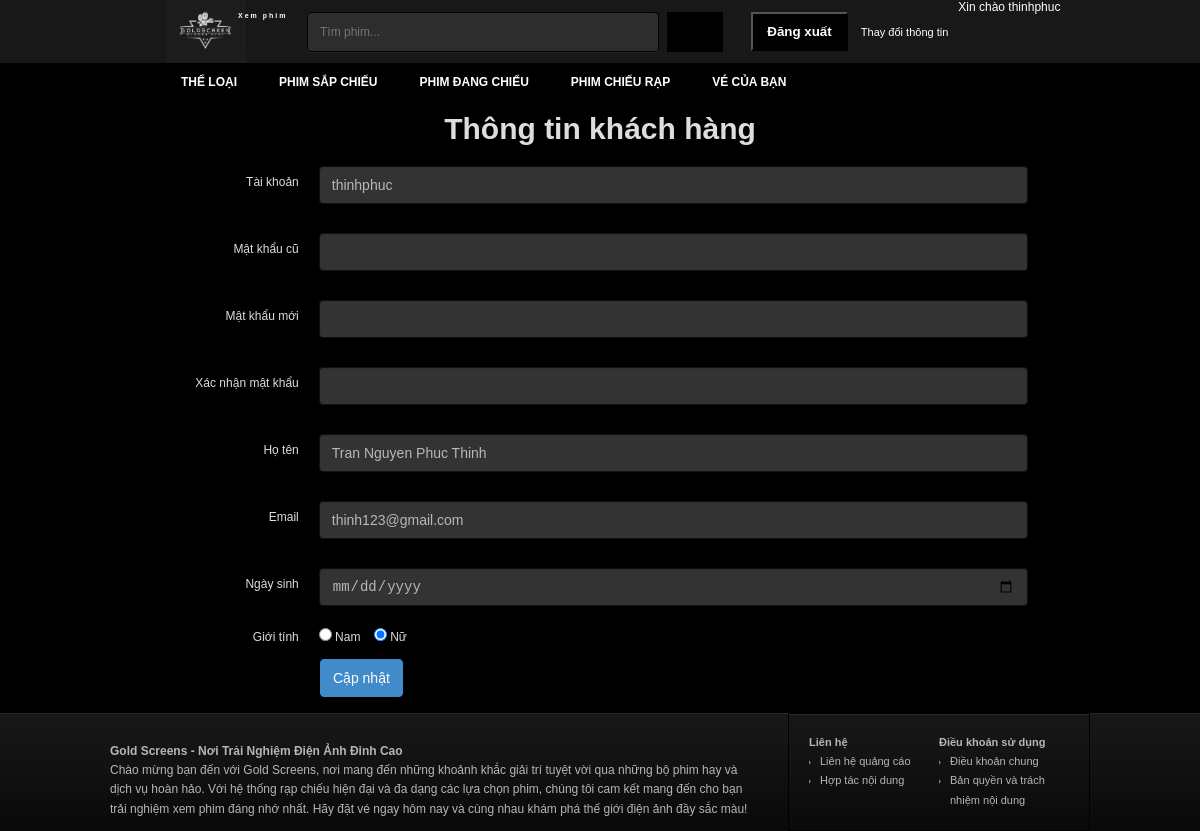
The page /info_account.php (signed in) on the database its author committed.
### tables this page shows
CREATE TABLE `user` (
  `ID` int(5) NOT NULL,
  `username` varchar(30) NOT NULL,
  `fullname` varchar(50) NOT NULL,
  `password` varchar(100) NOT NULL,
  `email` varchar(50) NOT NULL,
  `birthday` date NOT NULL,
  `sex` varchar(10) NOT NULL,
  `usertype` int(2) NOT NULL
);

### info_account.php (the view, shortened to what this page needs)
<?php
  require_once("libs/db.php");
  $username = $_SESSION['username'];
  $query="SELECT * FROM user WHERE username= '$username'";
  $result=$link->query($query);
  $info = $result->fetch_array();
  $received_name  = $info['username'];
  $received_sex = $info['sex'];
  $received_fullname = $info['fullname'];
  $received_email = $info['email'];
?>
<!DOCTYPE html>
<html lang="vi" itemscope="itemscope" itemtype="http://schema.org/WebPage">
<head>
  <link href="css/owl.carousel.css" type="text/css" rel="stylesheet">
  <link href="css/style-info_account.css" type="text/css" rel="stylesheet">
  <link href="css/style.min.css" type="text/css" rel="stylesheet">
</head>
  <body style="position: relative;">
    <div id="wrapper">
      <?php
        include('header.php');
      ?>
      <div id="body-wrap" class="container">
      </div>
      <h3 style="margin-bottom: 20px; font-size:30px;text-align:center; ">Thông tin khách hàng</h3>
      <div class="form-update">
        <form method="post" id="form-update" name="form-update" class="form-horizontal" action="" role="form">
          <div class="form-group">
            <label class="col-lg-3 control-label">Tài khoản</label>
            <div class="col-lg-7">
              <input type="text" class="form-control" name="username" id="update-username" value="<?php echo htmlentities($received_name); ?>" readonly>
            </div>
          </div>
          <div class="form-group">
            <label class="col-lg-3 control-label">Mật khẩu cũ</label>
            <div class="col-lg-7">
              <input type="password" class="form-control" name="password" id="password" value="">
            </div>
          </div>
          <div class="form-group">
            <label class="col-lg-3 control-label">Mật khẩu mới</label>
            <div class="col-lg-7">
              <input type="password" class="form-control" name="password1" id="password1" value="">
            </div>
          </div>
          <div class="form-group">
            <label class="col-lg-3 control-label">Xác nhận mật khẩu</label>
            <div class="col-lg-7">
              <input type="password" class="form-control" name="password2" id="password2" value="">
            </div>
          </div>
            <div class="form-group">
              <label class="col-lg-3 control-label">Họ tên</label>
              <div class="col-lg-7">
                <input type="text" class="form-control" name="fullname" id="update-fullname" value="<?php echo htmlentities($received_fullname); ?>">
              </div>
            </div>
            <div class="form-group">
                <label class="col-lg-3 control-label">Email</label>
                <div class="col-lg-7"><input type="email" class="form-control" name="email" id="update-email" value="<?php echo htmlentities($received_email); ?>">
                </div>
            </div>
            <div class="form-group">
                <label class="col-lg-3 control-label">Ngày sinh</label>
                <div class="col-lg-7">
                  <input type="date" class="form-control" name="birthday" id="birthday"
                  value="<?php echo $birthday; ?>">
                </div>
            </div>
            <div class="form-group">
              <label class="col-lg-3 control-label">Giới tính</label>
              <div class="col-lg-7">
                <label class="checkbox-inline">
                  <input type="radio" name="gender" id="update-gender-male" value="male"
                  <?php echo ($received_sex=='male')?'checked':'' ?>> Nam</label>
                  <label class="checkbox-inline">
                  <input type="radio" name="gender" id="update-gender-female" value="female"
                  <?php echo ($received_sex=='female')?'checked':'' ?>> Nữ
                  </label>
              </div>
            </div>
            <div class="col-offset-3 col-lg-10">
              <button type="submit" class="btn btn-primary" id="button_update" name="button_update">Cập nhật</button>
            </div>
          </form>
      </div>
      <?php
      include('footer.php');
      ?>
  </body>
</html>

### header.php (shortened to what this page needs)
<div id="header">
  <div class="container">
    <h1 id="logo"><a href="?mod=home" title="Xem Phim">Xem phim</a></h1>
    <div id="search">
      <form method="post" action="?mod=search">
        <input type="text" autocomplete="off" name="kw" placeholder="Tìm phim..." class="keyword">
        <button type="submit" class="submit"></button>
      </form>
    </div>
    <div id="sign">
      <?php if (empty($_SESSION["username"])) { ?>
        <div class="login"><a rel="nofollow" id="log">Đăng nhập</a>
          <div class="login-form" id="login-form" style="display: none;">
            <form method="post" action="login.php">
              <div>
                <input type="text" placeholder="Tên đăng nhập" class="input username" name="username">
              </div>
              <div>
                <input type="password" placeholder="Mật khẩu" class="input password" name="password">
              </div>
              <div>
                <label class="remember">
                  <input type="checkbox" checked="checked" class="checkbox" name="remember"> Remember
                </label>
                <button type="submit" class="submit" name="btn_login">Đăng nhập</button>
              </div>
            </form>
          </div>
        </div>
        <div class="links"><a rel="nofollow" href="register.php">Đăng ký thành viên</a></div>
      <?php } else { ?>
        <form method="post" action="">
          <button id="logout" name="log_out">Đăng xuất</button>
          <a rel="nofollow" href="info_account.php">Thay đổi thông tin</a>
    </div>
    <span type="text" style="margin-top:10px">&nbsp&nbsp Xin chào <?php echo $_SESSION["username"] ?>
    <?php } ?>
  </div>
</div>
</div>
<div id="nav">
  <ul class="container menu">
    <li class="home"><a href="index.php" title=""></a></li>
    <?php
    $sql = 'select * from `nav-menu` where id != 2';
    $query = $link->query($sql);
    while ($r = $query->fetch_assoc()) {
    ?>
      <li class=""><a><?php echo $r['name']; ?></a>
      </li>
    <?php
    }
    ?>
    <li class=""><a href="ticket.php" title="">Vé của bạn</a></li>
  </ul>
</div>

### info_account.php (style rules this page uses)
.checkbox-inline { padding: 7px 0px 0px !important; }
.form-control { background-color: #333 !important; border: 1px solid #111 !important; color: #b8b8b8 !important; }
.col-lg-3, .col-lg-7, .col-lg-10 { position: relative; min-height: 1px; padding-left: 10px; padding-right: 10px; }
.form-control { -webkit-box-sizing: border-box; -moz-box-sizing: border-box; box-sizing: border-box; }
@media (min-width: 992px) { .col-lg-3, .col-lg-7, .col-lg-10 { float: left; } }
@media (min-width: 992px) { .col-lg-3 { width: 25%; } }
@media (min-width: 992px) { .col-lg-7 { width: 58.333333333333336%; } }
@media (min-width: 992px) { .col-lg-10 { width: 30%; } }
@media (min-width: 992px) { .col-offset-3 { margin-left: 25%; } }
.form-control { display: block; width: 100%; height: 38px; padding: 8px 12px; font-size: 14px; line-height: 1.428571429; color: #555555; vertical-align: middle; background-color: #ffffff; border: 1px solid #cccccc; border-radius: 4px; -webkit-box-shadow: inset 0 1px 1px rgba(0, 0, 0, 0.075); box-shadow: inset 0 1px 1px rgba(0, 0, 0, 0.075); -webkit-transition: border-color ease-in-out 0.15s, box-shadow ease-in-out 0.15s; transition: border-color ease-in-out 0.15s, box-shadow ease-in-out 0.15s; }
.form-group { margin-bottom: 15px; }
.radio-inline, .checkbox-inline { display: inline-block; padding-left: 20px; margin-bottom: 0; font-weight: normal; vertical-align: middle; cursor: pointer; }
.radio-inline + .radio-inline, .checkbox-inline + .checkbox-inline { margin-top: 0; margin-left: 10px; }
.btn { display: inline-block; padding: 8px 12px; margin-bottom: 0; font-size: 14px; font-weight: 500; line-height: 1.428571429; text-align: center; white-space: nowrap; vertical-align: middle; cursor: pointer; border: 1px solid transparent; border-radius: 4px; margin-left: 10px; }
.btn-primary { color: #ffffff; background-color: #428bca; border-color: #428bca; }
.form-horizontal .control-label { padding-top: 9px; }
.form-horizontal .form-group:before, .form-horizontal .form-group:after { display: table; content: " "; }
.form-horizontal .form-group:after { clear: both; }
@media (min-width: 768px) { .form-horizontal .form-group { margin-left: -15px; } }
@media (min-width: 768px) { .form-horizontal .control-label { text-align: right; } }

### header.php (style rules this page uses)
#logout { background-position: 0 -41px; background-repeat: no-repeat; cursor: pointer; display: inline-block; font-weight: 700; height: 39px; line-height: 30px; text-align: center; width: 97px; background: black; color: #fff; margin-right: 10px; }

### rows shown on the page
nav-menu: name "THỂ LOẠI"
nav-menu: name "PHIM SẮP CHIẾU"
nav-menu: name "PHIM ĐANG CHIẾU"
nav-menu: name "PHIM CHIẾU RẠP"
user: username "thinhphuc", fullname "Tran Nguyen Phuc Thinh", email "thinh123@gmail.com", sex "☐ Nam", sex "☑ Nữ"

### other values the page prints
$_SESSION["username"] "thinhphuc"
